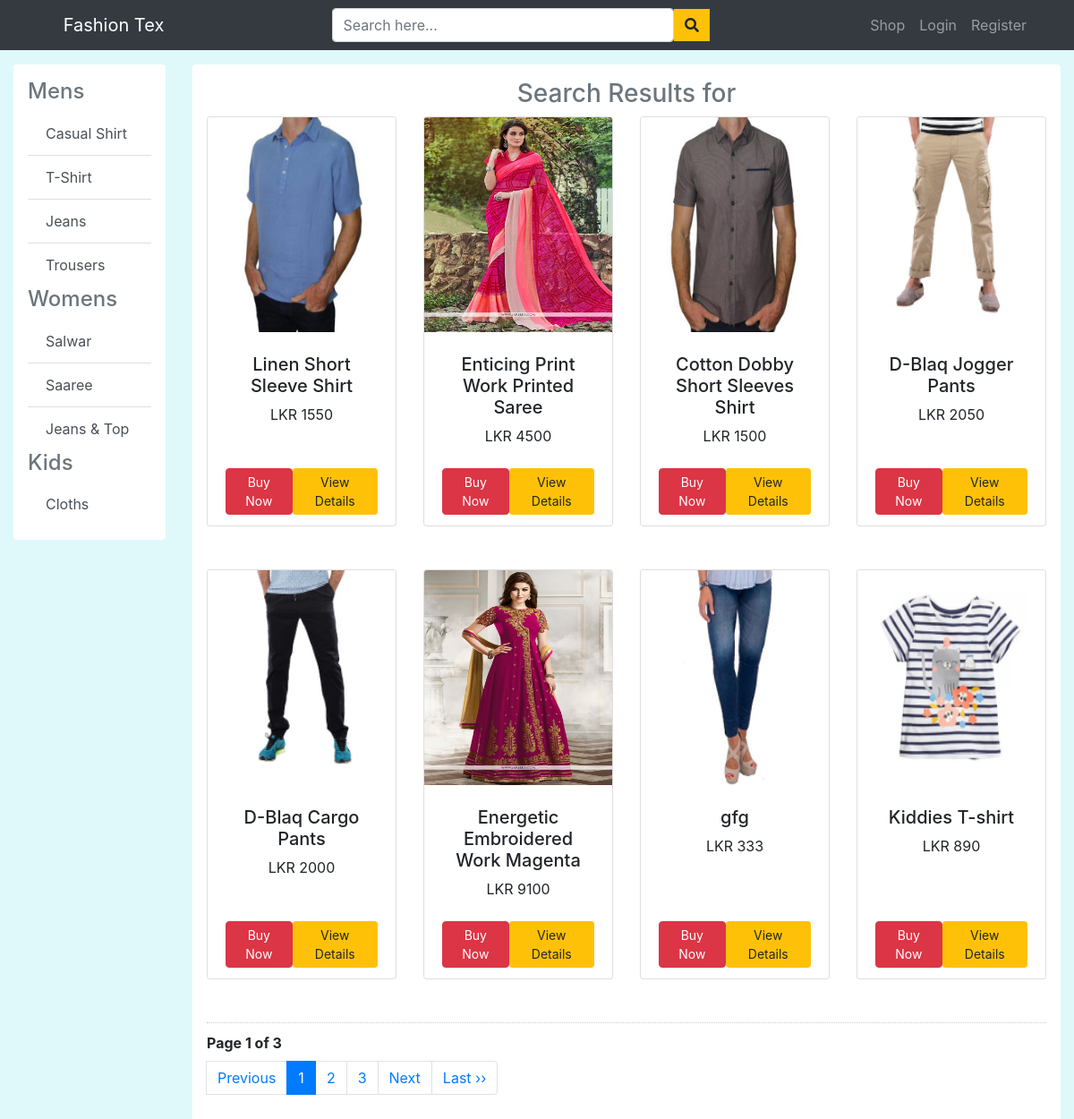
Screenshot of /search.php with the database file from the repository.
### tables this page shows
CREATE TABLE `products` (
  `id` int(11) NOT NULL,
  `Name` varchar(50) NOT NULL,
  `Price` int(5) NOT NULL,
  `Qty` int(5) NOT NULL,
  `P_Image` varchar(500) NOT NULL,
  `Category` varchar(50) NOT NULL,
  `subcategory` varchar(50) NOT NULL,
  `Description` varchar(1000) NOT NULL
);

### pagination/functionSearch.php (called while the page is built, shortened)
<?php
include('common/db.php');
if (isset($_GET['page_no']) && $_GET['page_no']!="") {
	$page_no = $_GET['page_no'];
	} else {
		$page_no = 1;
        }
	$total_records_per_page = 8;
    $offset = ($page_no-1) * $total_records_per_page;
	$result_count = mysqli_query($con,"SELECT COUNT(*) As total_records FROM products  WHERE (`Name` LIKE '%".$query."%') OR (`Category` LIKE '%".$query."%')");
	$total_records = mysqli_fetch_array($result_count);
	$total_records = $total_records['total_records'];
    $total_no_of_pages = ceil($total_records / $total_records_per_page);
    $result = mysqli_query($con,"SELECT * FROM products  WHERE (`Name` LIKE '%".$query."%') OR (`Category` LIKE '%".$query."%') LIMIT $offset, $total_records_per_page");
?>

### search.php (the view, shortened to what this page needs)
<?php
   include('header.php');
   ?>
<div class="container-fluid mt-3">
   <div class="row">
      <div class="col-2">
         <div class="card rounded border-0 p-3">
            <h4 class="text-secondary">Mens</h4>
            <div class="list-group list-group-flush">
               <a class="list-group-item list-group-item-action" href="men_cshirt.php"> Casual Shirt</a>
               <a class="list-group-item list-group-item-action" href="men_tshirt.php"> T-Shirt</a>
               <a class="list-group-item list-group-item-action" href="men_jeans.php"> Jeans</a>
               <a class="list-group-item list-group-item-action" href="men_trouser.php"> Trousers</a>
            </div>
            <h4 class="text-secondary">Womens</h4>
            <ul class="list-group list-group-flush">
               <a class="list-group-item list-group-item-action" href="salwar.php"> Salwar</a>
               <a class="list-group-item list-group-item-action" href="saaree.php"> Saaree</a>
               <a class="list-group-item list-group-item-action" href="jtop.php"> Jeans & Top</a>
            </ul>
            <h4 class="text-secondary">Kids</h4>
            <ul class="list-group list-group-flush">
               <a class="list-group-item list-group-item-action" href="kids.php"> Cloths</a>
            </ul>
         </div>
      </div>
      <div class="col-10">
         <div class="card p-3 rounded border-0" >
         <h3 class="text-secondary text-center">Search Results for <?php echo $_GET["search"]; ?></h3>
            <div class="row gx-4 gx-lg-5 row-cols-2 row-cols-md-3 row-cols-xl-4">
               <?php
               $query = $_GET["search"];
               include('pagination/functionSearch.php');
               if(mysqli_num_rows($result) > 0){
                  while($row = mysqli_fetch_array($result)){
                  ?>
               <div class="col mb-5">
                  <div class="card h-100">
                     <img class="card-img-top" src="./admin/<?php echo $row["P_Image"]; ?>" alt="..." />
                     <div class="card-body p-4">
                        <div class="text-center">
                           <h5 class="fw-bolder"><?php echo $row["Name"]; ?></h5>
                           LKR <?php echo $row["Price"]; ?>
                        </div>
                     </div>
                     <div class="card-footer pt-0 border-top-0 bg-transparent">
                        <div class="d-flex justify-content-between">
                           <a class="btn btn-danger rounded btn-sm" href="product_details.php?id=<?php echo $row["id"]; ?>">Buy Now</a>
                           <a class="btn btn-warning btn-sm" href="product_details.php?id=<?php echo $row["id"]; ?>">View Details</a>
                        </div>
                     </div>
                  </div>
               </div>
               <?php }}else
	{
		echo "<p class='text center p-3'>No result Found</p>";
	}?>
            </div>
            <div style='padding: 10px 20px 0px 0; border-top: dotted 1px #CCC;'>
               <strong>Page <?php echo $page_no." of ".$total_no_of_pages; ?></strong>
            </div>
            <ul class="pagination mt-2">
               <?php include('pagination/pagination.php'); ?>
            </ul>
         </div>
      </div>
   </div>
</div>

### common/style.css (style rules this page uses)
body { background-color: #dff9fb; }

### search.php (style rules this page uses)
.card-img-top { width: 100%; height: 20vw; object-fit: fill; }

### rows the page displays
products: P_Image (picture), Name "Linen Short Sleeve Shirt", Price "1550"
products: P_Image (picture), Name "Enticing Print Work Printed Saree", Price "4500"
products: P_Image (picture), Name "Cotton Dobby Short Sleeves Shirt", Price "1500"
products: P_Image (picture), Name "D-Blaq Jogger Pants", Price "2050"
products: P_Image (picture), Name "D-Blaq Cargo Pants", Price "2000"
products: P_Image (picture), Name "Energetic Embroidered Work Magenta", Price "9100"
products: P_Image (picture), Name "gfg", Price "333"
products: P_Image (picture), Name "Kiddies T-shirt", Price "890"

### other values shown
$page_no "1"
$total_no_of_pages "3"
